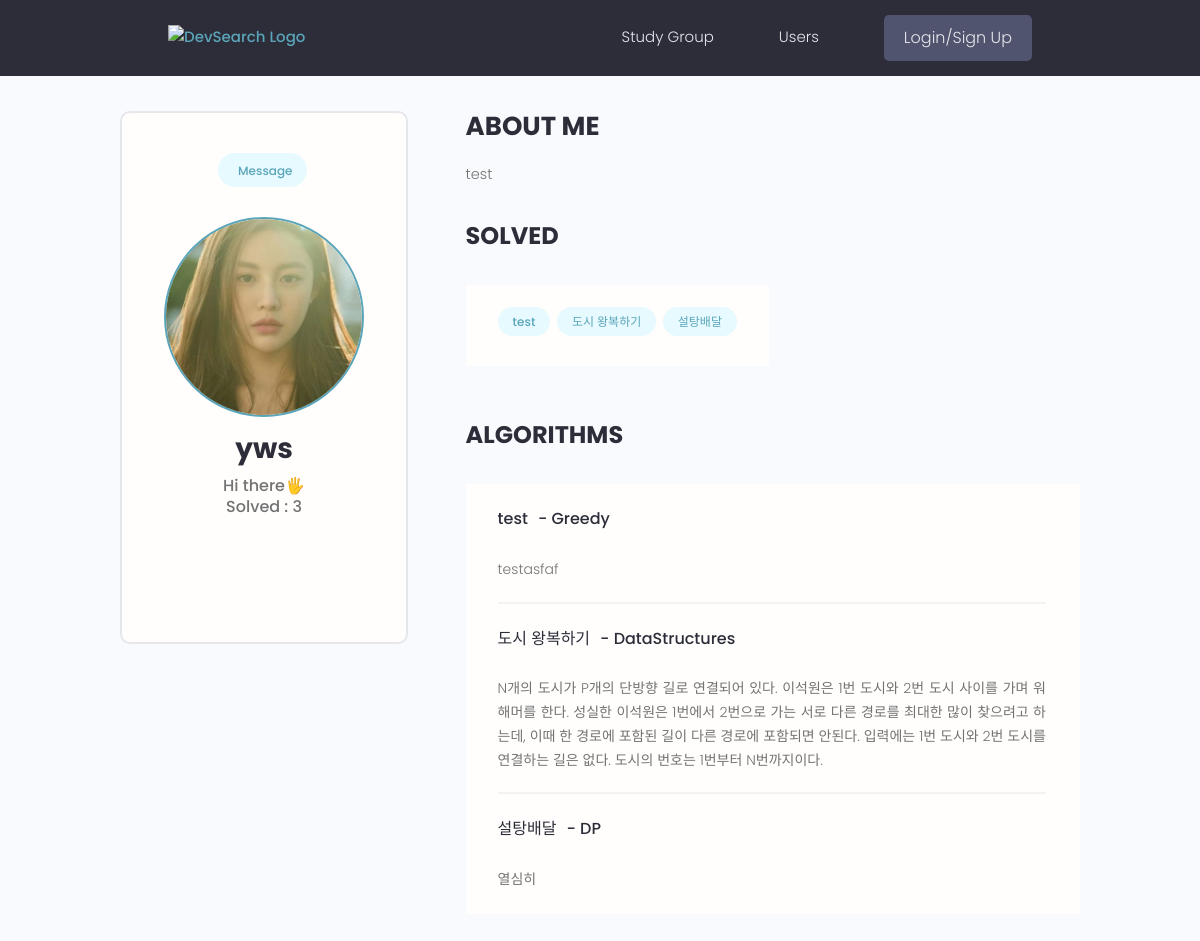
Screenshot of /profile/59130dbb-1e71-404f-a16a-90c175e2962e/ with the database file from the repository.
### users/models.py (models this page shows, shortened)
class Profile(models.Model):
    owner = models.OneToOneField(User, on_delete=models.CASCADE)
    name = models.CharField(max_length=200)
    email = models.EmailField(max_length=500)
    user_name = models.CharField(max_length=200, unique=True)
    short_intro = models.TextField(max_length=500, default='Hi there🖐')
    about_me = models.TextField(max_length=500, default='네카라쿠배🛫',null=True, blank=True)
    profile_image = models.ImageField(
        null=True, blank=True, upload_to='profiles/', default='profiles/user-default.png')
    social_github = models.CharField(max_length=200, null=True, blank=True)
    social_instagram = models.CharField(max_length=200, null=True, blank=True)
    social_linkedin = models.CharField(max_length=200, null=True, blank=True)
    created = models.DateTimeField(auto_now_add=True)
    coding_start_date = models.DateField(null=True, blank=True)
    id = models.UUIDField(default=uuid4, primary_key=True, unique=True, editable=False)
    solved_count = models.IntegerField(default=0, null=True, blank=True)
    group_id = models.CharField(max_length=200, null=True, blank=True)
    group_reader = models.BooleanField(default=False)

class Algorithm(models.Model):
    language_choices = [
        ('Python3', 'Python3'),
        ('PyPy3', 'PyPy3'),
        ('Java11', 'Java11'),
        ('C99', 'C99'),
        ('C++17', 'C++17'),
        ('JS', 'JS'),
        ('GO', 'GO'),
        ('Ruby', 'Ruby'),
    ]
    type_choices = [
        ('Implementation', 'Implementation'),
        ('Greedy', 'Greedy'),
        ('String', 'String'),
        ('DataStructures', 'DataStructures'),
        ('Graphs', 'Graphs'),
        ('DP', 'DP'),
        ('Math', 'Math'),
        ('Bruteforce', 'Bruteforce'),
        ('etc', 'etc')
    ]
    profile_id = models.ForeignKey(Profile, on_delete=models.SET_NULL, null=True, blank=True)
    language = models.CharField(max_length=10, choices=language_choices)
    name = models.CharField(max_length=100)
    description = models.TextField(max_length=500)
    link = models.URLField(max_length=200)
    type = models.CharField(max_length=20, choices=type_choices)
    created = models.DateTimeField(auto_now_add=True)
    id = models.UUIDField(default=uuid4, unique=True, primary_key=True, editable=False)

### users/views.py (the view)
# urls.py: path('profile/<str:pk>/', views.profile, name='profile'),
def profile(request, pk):
    profile = Profile.objects.get(id=pk)
    algorithms = profile.algorithm_set.all()
    context = {
        'profile' : profile,
        'algorithms' : algorithms,
    }
    return render(request, 'users/profile.html', context)

### users/templates/users/profile.html (shortened to what this page needs)
{% extends 'main.html' %}
{% block content %}
<main class="settingsPage profile my-md">
    <div class="container">
        <div class="layout">
            <div class="column column--1of3">
                <div class="card text-center">
                    <div class="card__body dev">
                        {% if profile.owner == request.user %}
                        <a class="tag tag--pill tag--main settings__btn" href="{% url 'profile_update' %}"><i class="im im-edit"></i> Edit</a>
                        {% else %}
                        <a class="tag tag--pill tag--main settings__btn" href="{% url 'message_create' profile.id %}"> Message</a>
                        {% endif %}
                        <img class="avatar avatar--xl dev__avatar" src="{{profile.profile_image.url}}" alt="image">
                        <h2 class="dev__name">{{profile.name}}</h2>
                        <p class="dev__title">{{profile.short_intro}}</p>
                        <p class="dev__title">Solved : {{profile.solved_count}}</p>
                        <ul class="dev__social">
                        </ul>
                    </div>
                </div>
            </div>
            <div class="column column--2of3">
                <div class="devInfo">
                    <h3 class="devInfo__title">About Me</h3>
                    <p class="devInfo__about">{{profile.about_me}}</p>
                </div>
                <div class="settings">
                    <h3 class="settings__title">Solved</h3>
                </div>
                <table class="settings__table">
                    <tr>
                        <td class="settings__thumnail">
                            {% for algorithm in algorithms %}
                                <a class="tag tag--pill tag--main setting__btn" href="{{algorithm.link}}">{{algorithm.name}}</a>
                            {% endfor %}
                        </td>
                    </tr>
                </table>
                <div class="settings">
                    <h3 class="settings__title">Algorithms</h3>
                </div>
                <table class="settings__table">
                    {% for algorithm in algorithms %}
                    <tr>
                        <td class="settings__tableInfo">
                            <h4><a href="{{algorithm.link}}">{{algorithm.name}}</a>- {{algorithm.type}}</h4>  <br>
                            <p class="devInfo__about">{{algorithm.description}}</p>
                        </td>
                    </tr>
                    {% endfor %}
                </table>
            </div>
        </div>
    </div>
</main>
{% endblock %}

### static/styles/app.css (style rules this page uses)
:root { --color-sub: #2d2d39; }
.card { border: 2px solid var(--color-light); }
img { width: 100%; }
.profile .card > .dev { padding: 4rem; }
.dev__avatar { display: block; margin: auto; }
.dev__name { color: var(--color-sub); font-size: 2.8rem; font-weight: 700; margin-top: 1rem; margin-bottom: 0.5rem; }
.dev__title { font-size: 1.6rem; font-weight: 500; line-height: 1.3; }
.dev__social { margin: 3rem 0; list-style: none; display: flex; justify-content: center; gap: 1.5rem; }
.devInfo { margin-bottom: 3rem; }
.devInfo__title, .devInfo__subtitle { font-size: 2.6rem; color: var(--color-sub); text-transform: uppercase; font-weight: 700; margin-bottom: 1.5rem; }
.devInfo__about, .devSkill__info { font-size: 1.45rem; line-height: 1.7; text-align: justify; }
.settingsPage .dev > .settings__btn { display: inline-block; margin-bottom: 3rem; }
.settings { display: flex; justify-content: space-between; align-items: center; }
.settings__title { font-size: 2.4rem; text-transform: uppercase; font-weight: 700; color: var(--color-sub); }
.settings__table { margin-top: 3rem; margin-bottom: 5rem; padding: 0 3rem; background: var(--color-white); }
.settings__table tr { width: 100%; }
.settings__table tr > td { padding: 2rem 0; }
.settings__table tr:not(:last-child) td { border-bottom: 2px solid var(--color-white-light); }
.settings__tableInfo { width: 100%; }
.settings__tableInfo h4, .settings__tableInfo a { padding-right: 1rem; width: auto; font-size: 1.6rem; font-weight: 500; color: var(--color-sub); }
.settings__tableInfo p { font-size: 1.4rem; }

### static/uikit/styles/modules/_variables.css (style rules this page uses)
:root { --color-main: #5aa5b9; --color-main-light: #e6faff; --color-sub: #3f4156; --color-sub-light: #51546e; --color-sub-lighter: #ededfd; --color-text: #737373; --color-gray: #8b8b8b; --color-light: #e5e7eb; --color-light-gray: #767676; --color-bg: #f8fafd; --color-white: #fffefd; --color-white-light: #f3f3f3; --color-success: #359e64; --color-success-bg: #def8e8; --color-error: #fc4b0b; --color-error-bg: #fff2ee; --font-base: 'Poppins', arial, helvetica, 'Segoe UI', roboto, ubuntu, sans-serif; --font-monospace: 'Fira Code', 'Courier New', courier, monospace; --font-regular: 300; --font-medium: 500; --font-bold: 700; --generic-shadow: 1px 1px 5px #00000010; --generic-transition: all 0.3s ease-in-out; }

### static/uikit/styles/modules/_base.css (style rules this page uses)
* { margin: 0; padding: 0; box-sizing: border-box; text-rendering: optimizeLegibility; color: inherit; font-size: inherit; }
html { font-size: 50%; }
@media only screen and (min-width: 480px) { html { font-size: 56.25%; } }
@media only screen and (min-width: 1200px) { html { font-size: 62.5%; } }
body { line-height: 1.6; font-weight: 400; font-size: 1.5rem; color: var(--color-text); background-color: var(--color-bg); min-height: 100vh; }

### static/uikit/styles/modules/_typography.css (style rules this page uses)
* { font-family: var(--font-base); }
h2 { font-size: 3.6rem; font-weight: var(--font-bold); }
h3 { font-size: 3.2rem; font-weight: var(--font-medium); }
h4 { font-size: 2.8rem; font-weight: var(--font-medium); }
p, span, strong { font-size: 1.6rem; color: var(--color-text); font-weight: var(--font-regular); }
a { padding-bottom: 2px; text-decoration: none; display: inline-block; color: var(--color-main); font-weight: var(--font-medium); }

### static/uikit/styles/modules/_utilities.css (style rules this page uses)
.container { width: 92%; max-width: 165rem; margin: 0 auto; box-sizing: border-box; }
@media screen and (min-width: 1000px) { .container { width: 90%; } }
@media screen and (min-width: 1200px) { .container { width: 80%; } }
.text-center { text-align: center; }
.my-md { margin: 3rem auto; }

### static/uikit/styles/modules/_avatar.css (style rules this page uses)
.avatar { border-radius: 50%; border: 2px solid var(--color-main); object-fit: cover; }
.avatar--xl { height: 20rem; width: 20rem; }

### static/uikit/styles/modules/_card.css (style rules this page uses)
.card { border-radius: 1rem; background-color: var(--color-white); border: 1.5px solid var(--color-light); width: auto; height: auto; margin-top: 0.5rem; margin-bottom: 0.5rem; overflow: hidden; }
.card__body, .card__header { padding: 2rem 2.5rem; }

### static/uikit/styles/modules/_tag.css (style rules this page uses)
.tag { display: inline-flex; align-items: center; background-color: var(--color-sub); height: -webkit-fit-content; height: -moz-fit-content; height: fit-content; width: -webkit-fit-content; width: -moz-fit-content; width: fit-content; border-radius: 0.5rem; padding: 0.5rem 1.5rem; font-size: 1.2rem; cursor: pointer; }
.tag:not(:last-child) { margin-right: 0.25rem; margin-bottom: 0.75rem; }
.tag--pill { border-radius: 5rem; }
.tag--main, .tag--main > small { background: var(--color-main-light); color: var(--color-main); font-weight: 500; }

### rows the page displays
Profile: profile_image (picture), name "yws", short_intro "Hi there🖐", solved_count "3", about_me "test"
Algorithm: name "test", type "Greedy", description "testasfaf"
Algorithm: name "도시 왕복하기", type "DataStructures", description "N개의 도시가 P개의 단방향 길로 연결되어 있다. 이석원은 1번 도시와 2번 도시 사이를 가며 워해머를 한다. 성실한 이석원은 1번에서 2번으로 가는 서로 다른 경로를 최대한 많이 찾으려고 하는데, 이때 한 경로에 포함된 길이 다른 경로에 포함되면 안된다. 입력에는 1번 도시와 2번 도시를 연결하는 길은 없다. 도시의 번호는 1번부터 N번까지이다."
Algorithm: name "설탕배달", type "DP", description "열심히"
